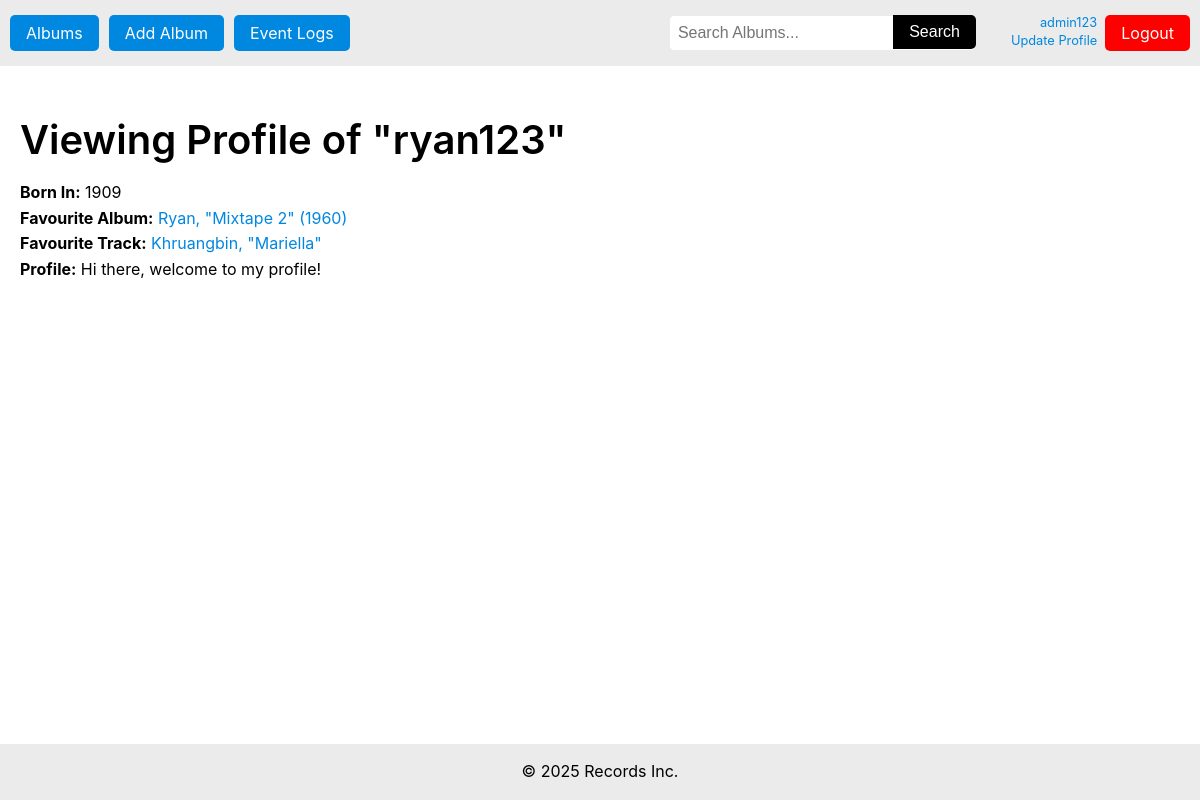
The app's page /user_profile.php?username=ryan123 (signed in) with its own data.
### tables this page shows
CREATE TABLE `user` (
  `username` varchar(50) NOT NULL,
  `password_hash` varchar(255) NOT NULL,
  `date_of_birth` date NOT NULL,
  `profile` text DEFAULT NULL,
  `email` varchar(100) NOT NULL,
  `access_level` varchar(10) NOT NULL DEFAULT 'member',
  `favourite_album_id` int(11) UNSIGNED DEFAULT NULL,
  `favourite_track_id` int(11) UNSIGNED DEFAULT NULL
);

CREATE TABLE `album` (
  `album_id` int(11) UNSIGNED NOT NULL,
  `title` varchar(100) NOT NULL,
  `artist` varchar(100) NOT NULL,
  `label` varchar(100) NOT NULL,
  `release_year` smallint(5) UNSIGNED NOT NULL
);

CREATE TABLE `track` (
  `track_id` int(10) UNSIGNED NOT NULL,
  `album_id` int(10) UNSIGNED NOT NULL,
  `duration_sec` smallint(5) UNSIGNED NOT NULL,
  `title` varchar(255) NOT NULL,
  `track_no` tinyint(3) UNSIGNED NOT NULL
);

### user_profile.php (the view, shortened to what this page needs)
<?php
require 'db_connect.php';
$stmt = $db->prepare("
  SELECT username, date_of_birth, YEAR(date_of_birth) AS birth_year,
         access_level, email, profile,
         favourite_album_id, favourite_track_id
  FROM user
  WHERE username = ?
");
$stmt->execute([$_GET['username']]);
$user = $stmt->fetch();
$fav_album = null;
if (!empty($user['favourite_album_id'])) {
  $stmt = $db->prepare("SELECT title, artist, release_year, album_id FROM album WHERE album_id = ?");
  $stmt->execute([$user['favourite_album_id']]);
  $fav_album = $stmt->fetch();
}
$fav_track = null;
if (!empty($user['favourite_track_id'])) {
  $stmt = $db->prepare("
    SELECT t.title AS track_title, a.artist, t.album_id
    FROM track t
    JOIN album a ON t.album_id = a.album_id
    WHERE t.track_id = ?
  ");
  $stmt->execute([$user['favourite_track_id']]);
  $fav_track = $stmt->fetch();
}
require "header.php";
?>
<main>
  <?php if ($user['username'] === $_SESSION['username']): ?>
    <h1>My Profile</h1>
  <?php else: ?>
    <h1>Viewing Profile of "<?= htmlspecialchars($user['username']) ?>"</h1>
  <?php endif; ?>
  <?php if ($user['username'] === $_SESSION['username']): ?>
    <p><strong>Username:</strong> <?= htmlspecialchars($user['username']) ?></p>
    <p><strong>Email:</strong> <?= htmlspecialchars($user['email']) ?></p>
    <p><strong>Born In:</strong> <?= htmlspecialchars($user['date_of_birth']) ?></p>
    <p><strong>Access Level:</strong> <?= htmlspecialchars($user['access_level']) ?></p>
    <p><strong>Profile:</strong> <?= htmlspecialchars($user['profile']) ?></p>
    <?php if ($fav_album): ?>
      <p><strong>Favourite Album:</strong>
        <a href="album_details.php?id=<?= $fav_album['album_id'] ?>">
          <?= htmlspecialchars($fav_album['artist']) ?>,
          "<?= htmlspecialchars($fav_album['title']) ?>"
          (<?= htmlspecialchars($fav_album['release_year']) ?>)
        </a>
      </p>
    <?php endif; ?>
    <?php if ($fav_track): ?>
      <p><strong>Favourite Track:</strong>
        <a href="album_details.php?id=<?= $fav_track['album_id'] ?>">
          <?= htmlspecialchars($fav_track['artist']) ?>,
          "<?= htmlspecialchars($fav_track['track_title']) ?>"
        </a>
      </p>
    <?php endif; ?>
    <a style="margin: 20px 0" href="update_profile.php?username=<?= urlencode($_SESSION['username']) ?>" class="button">Update Profile</a>
  <?php else: ?>
    <p><strong>Born In:</strong> <?= htmlspecialchars($user['birth_year']) ?></p>
    <?php if ($fav_album): ?>
      <p><strong>Favourite Album:</strong>
        <a href="album_details.php?id=<?= $fav_album['album_id'] ?>">
          <?= htmlspecialchars($fav_album['artist']) ?>,
          "<?= htmlspecialchars($fav_album['title']) ?>"
          (<?= htmlspecialchars($fav_album['release_year']) ?>)
        </a>
      </p>
    <?php endif; ?>
    <?php if ($fav_track): ?>
      <p><strong>Favourite Track:</strong>
        <a href="album_details.php?id=<?= $fav_track['album_id'] ?>">
          <?= htmlspecialchars($fav_track['artist']) ?>,
          "<?= htmlspecialchars($fav_track['track_title']) ?>"
        </a>
      </p>
    <?php endif; ?>
    <p><strong>Profile:</strong> <?= htmlspecialchars($user['profile']) ?></p>
  <?php endif; ?>
</main>
<?php require "footer.php"; ?>

### styles.css (style rules this page uses)
:root { --black: #000000; --gray: #ebebeb; --accent: #0087e0; --white: #ffffff; }
*, *::before, *::after { box-sizing: border-box; margin: 0; padding: 0; }
html { font-size: 1rem; scroll-behavior: smooth; }
body { font-family: -apple-system, BlinkMacSystemFont, "Segoe UI", Roboto, Oxygen, Ubuntu, Cantarell, sans-serif; line-height: 1.6; color: var(--black); background: var(--white); min-height: 100vh; display: flex; flex-direction: column; }
main { flex-grow: 1; padding: 50px 20px; }
h1, h2, h3, h4, h5, h6 { margin-bottom: 1rem; line-height: 1.2; font-weight: 600; }
h1 { font-size: 2.5rem; }

### records on screen
user: username "ryan123", profile "Hi there, welcome to my profile!"
album: artist "Ryan", title "Mixtape 2", release_year "1960"
track: album.artist "Khruangbin", title "Mariella"

### other values on screen
$_SESSION['username'] "admin123"
$user['birth_year'] "1909"
